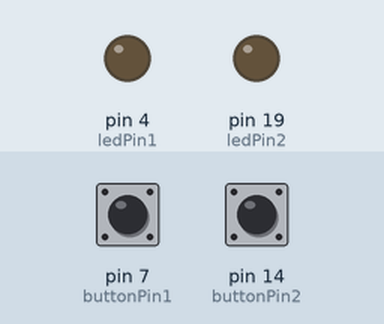
Recording of a sketch running on a simulated Arduino Uno, built with avr-gcc and run on an emulated ATmega328P. On the bench: output pins drawn as LEDs (lit = HIGH). Dashed ring = blinking. The test bench sets the inputs (shaded band); at power-on: pin 7 (buttonPin1) LOW, pin 14 (buttonPin2) LOW.

Above: at 1.2 s.
1.3 s: pin 7 (buttonPin1) pulled HIGH for 0.15 s
At 1.8 s:
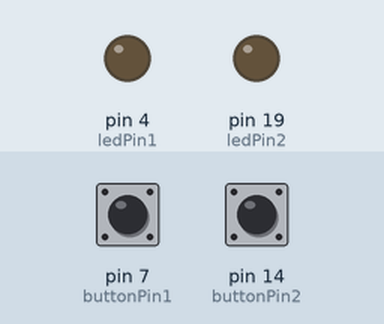
3.0 s: pin 14 (buttonPin2) pulled HIGH for 0.15 s
At 4.3 s:
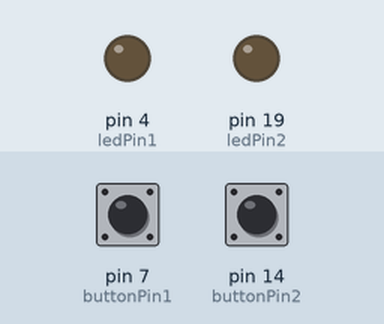
4.7 s: pin 14 (buttonPin2) pulled HIGH for 3.2 s
At 5.2 s:
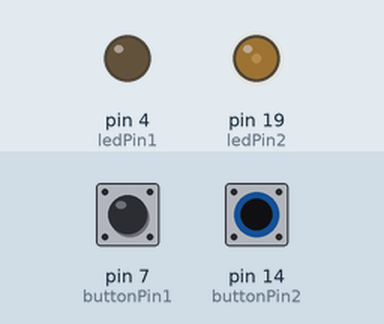
9.4 s: pin 7 (buttonPin1) pulled HIGH for 1 s
At 10.0 s:
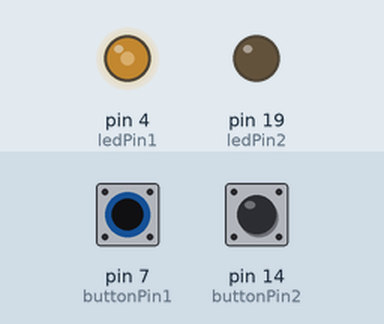
11.9 s: pin 7 (buttonPin1) pulled HIGH for 3.2 s
At 16.0 s:
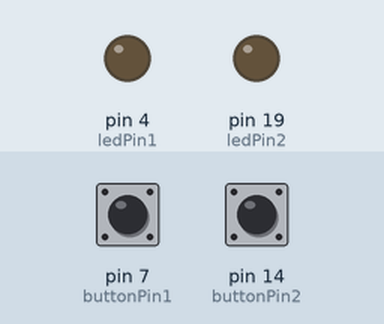
16.6 s: pin 7 (buttonPin1) driven HIGH and pin 14 (buttonPin2) driven HIGH
At 16.9 s:
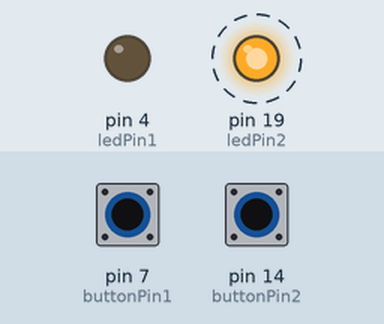
Timing chart, 0 to 20.6 s (numbered marks = the images above; inputs shaded):
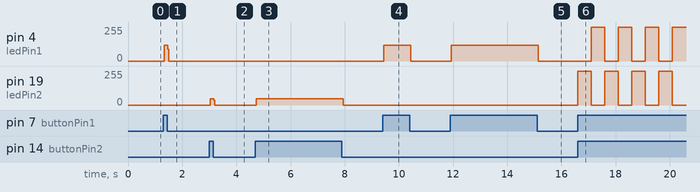

Measured:
- after the input at 1.3 s, pin 4 (ledPin1): 0/255 → 119/255 at once, → 0/255 0.12 s later
- after the input at 3.0 s, pin 19 (ledPin2): 0/255 → 47/255 at once, → 0/255 0.12 s later
- after the input at 4.7 s, pin 19 (ledPin2): 0/255 → 47/255 at once, → 0/255 3.2 s later
- after the input at 9.4 s, pin 4 (ledPin1): 0/255 → 119/255 at once, → 0/255 1.0 s later
- after the input at 11.9 s, pin 4 (ledPin1): 0/255 → 119/255 at once, → 0/255 3.2 s later
- after the input at 16.6 s, pin 4 (ledPin1): alternates 255/255 for 0.50 s and 0/255 for 0.50 s, starting after 0.50 s; pin 19 (ledPin2): alternates 255/255 for 0.50 s and 0/255 for 0.50 s, starting at once

The sketch:

DIGITAL_IO_PART_1.ino
```cpp
//Kyle Smith
//Digital I/O Part 1

//a lot of this code is directly taken from the "button example" and altered to be for 2 buttons rather than just one input output

const int buttonPin1 = 7;     // the number of the pushbutton pin
const int ledPin1 =  4;      // the number of the LED pin
const int buttonPin2 = 14 ;     // the number of the pushbutton pin
const int ledPin2 =  19;      // the number of the LED pin

// variables will change:
int buttonState1 = 0;         // variable for reading the pushbutton status
int buttonState2 = 0;         // variable for reading the pushbutton status


void setup() {
  // initialize the LED pin as an output:
  pinMode(ledPin1, OUTPUT);
  // initialize the pushbutton pin as an input:
  pinMode(buttonPin1, INPUT);

  // initialize the LED pin as an output:
  pinMode(ledPin2, OUTPUT);
  // initialize the pushbutton pin as an input:
  pinMode(buttonPin2, INPUT);
}

void loop() {
  // read the state of the pushbutton value:
  buttonState1 = digitalRead(buttonPin1);
  buttonState2 = digitalRead(buttonPin2);

  // check if the pushbutton is pressed. If it is, the buttonState is HIGH:
  if (buttonState1 == HIGH) {
    // turn LED on:
    digitalWrite(ledPin1, HIGH);
  } else {
    // turn LED off:
    digitalWrite(ledPin1, LOW);
  }

  if (buttonState2 == HIGH) {
    // turn LED on:
    digitalWrite(ledPin2, HIGH);
  } else {
    // turn LED off:
    digitalWrite(ledPin2, LOW);
  }

  if (buttonState2 == HIGH && buttonState1 == HIGH) {
    // turn LED on:
    digitalWrite(ledPin2, HIGH);
    digitalWrite(ledPin1, LOW);
    delay(500);
    digitalWrite(ledPin2, LOW);
    digitalWrite(ledPin1, HIGH);
    delay(500);
    digitalWrite(ledPin2, HIGH);
    digitalWrite(ledPin1, LOW);
    delay(500);
    digitalWrite(ledPin2, LOW);
    digitalWrite(ledPin1, HIGH);
    delay(500);
    digitalWrite(ledPin2, HIGH);
    digitalWrite(ledPin1, LOW);
  } else {
    // turn LED off:
    digitalWrite(ledPin2, LOW);
    digitalWrite(ledPin1, LOW);
  }
}
```
